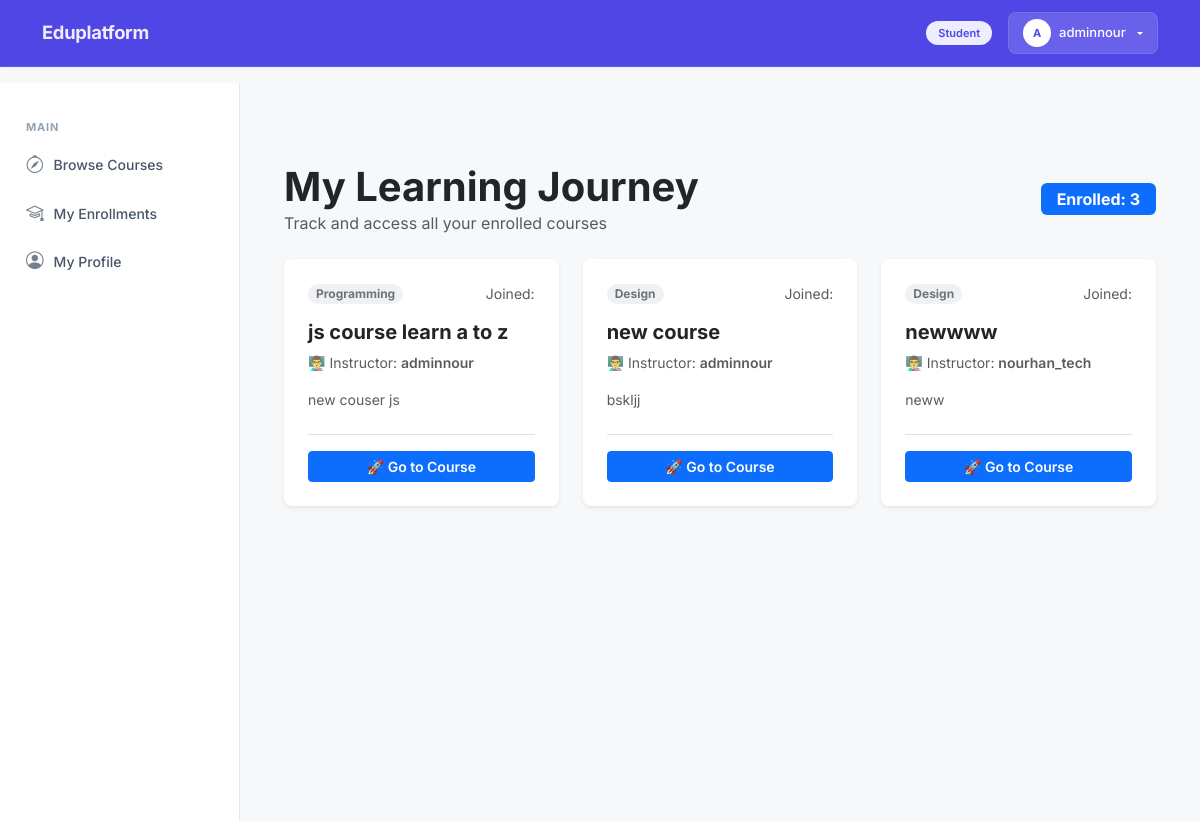
Page /myenrollments/ (signed in) on the committed database.
### core/models.py (models this page shows, shortened)
class Profile(models.Model):
    ROLE_CHOICES = [
        ('student', 'Student'),
        ('teacher', 'Teacher'),
        ('admin', 'Admin'),
    ]
    user = models.OneToOneField(User, on_delete=models.CASCADE, related_name='profile')
    role = models.CharField(max_length=10, choices=ROLE_CHOICES, default='student')
    bio = models.TextField(blank=True, null=True)

class Enrollment(models.Model):
    student = models.ForeignKey(User, on_delete=models.CASCADE, related_name='enrollments')
    course = models.ForeignKey(Course, on_delete=models.CASCADE, related_name='enrolled_students')
    enrolled_at = models.DateTimeField(auto_now_add=True)
    class Meta:
        unique_together = ('student', 'course')

class Course(models.Model):
    LEVEL_CHOICES = [
        ('beginner', 'Beginner'),
        ('intermediate', 'Intermediate'),
        ('advanced', 'Advanced'),
    ]
    title = models.CharField(max_length=200)
    description = models.TextField()
    teacher = models.ForeignKey(User, on_delete=models.CASCADE, related_name='created_courses')
    category = models.ForeignKey(Category, on_delete=models.PROTECT, related_name='courses')
    level = models.CharField(max_length=15, choices=LEVEL_CHOICES, default='beginner')
    is_published = models.BooleanField(default=False)
    created_at = models.DateTimeField(auto_now_add=True)
    updated_at = models.DateTimeField(auto_now=True)

class Category(models.Model):
    name = models.CharField(max_length=100)
    slug = models.SlugField(unique=True)
    class Meta:
        verbose_name_plural = "Categories"

### core/views.py (the view)
# urls.py: path('myenrollments/',views.myenrollments,name='my_enrollments'),
@login_required
def myenrollments(request):
    try:
        if request.user.profile.role != 'student':
            raise PermissionDenied("You do not have permission to view this page.")
    except Profile.DoesNotExist:
        raise PermissionDenied("Profile not found.")
    enrollments = Enrollment.objects.filter(student=request.user)
    return render(request, 'core/my_enrollments.html', {'enrollments': enrollments})

### core/templates/core/my_enrollments.html (shortened to what this page needs)
{% extends 'core/base.html' %}
{% block content %}
<div class="container my-5">
    <div class="d-flex justify-content-between align-items-center mb-4">
        <div>
            <h1 class="fw-bold text-dark m-0">My Learning Journey</h1>
            <p class="text-muted m-0">Track and access all your enrolled courses</p>
        </div>
        <span class="badge bg-primary fs-6 px-3 py-2">Enrolled: {{ enrollments.count }}</span>
    </div>
    <div class="row g-4">
        {% for enrollment in enrollments %}
            <div class="col-xl-4 col-md-6">
                <div class="card h-100 shadow-sm border-0 rounded-3 overflow-hidden position-relative hover-shadow transition">
                    <div class="card-body d-flex flex-column p-4">
                        <div class="d-flex justify-content-between align-items-center mb-3">
                            <span class="badge bg-secondary bg-opacity-10 text-secondary rounded-pill px-2 py-1 small">
                                {{ enrollment.course.category.name }}
                            </span>
                            <small class="text-muted small">Joined: {{ enrollment.created_at|date:"M d, Y" }}</small>
                        </div>
                        <h5 class="card-title fw-bold mb-2">
                            <a href="{% url 'core:course_details' enrollment.course.pk %}" class="text-decoration-none text-dark link-primary">
                                {{ enrollment.course.title }}
                            </a>
                        </h5>
                        <p class="text-muted small mb-3">👨‍🏫 Instructor: <span class="fw-semibold">{{ enrollment.course.teacher.username }}</span></p>
                        <p class="card-text text-muted small flex-grow-1 mb-4">
                            {{ enrollment.course.description|truncatewords:15 }}
                        </p>
                        <div class="mt-auto pt-3 border-top d-grid">
                            <a href="{% url 'core:course_details' enrollment.course.pk %}" class="btn btn-primary btn-sm fw-semibold">
                                🚀 Go to Course
                            </a>
                        </div>
                    </div>
                </div>
            </div>
        {% endfor %}
    </div>
</div>
{% endblock %}

### core/templates/core/base.html (shortened to what this page needs)
<!DOCTYPE html>
<html lang="en">
<head>
  <link href="https://cdn.jsdelivr.net/npm/bootstrap@5.3.3/dist/css/bootstrap.min.css" rel="stylesheet"
>
  <link rel="stylesheet" href="https://cdn.jsdelivr.net/npm/bootstrap-icons@1.11.3/font/bootstrap-icons.min.css">
</head>
<body>
  <nav class="navbar navbar-expand-lg navbar-dark
        {% if user.is_authenticated and user.profile.role == 'student' %}navbar-student
        {% elif user.is_authenticated and user.profile.role == 'teacher' %}navbar-teacher
        {% else %}bg-dark{% endif %}">
    <div class="container">
      <a class="navbar-brand fw-bold" href="{% url 'core:course_list' %}">Eduplatform</a>
      <div class="collapse navbar-collapse" id="navbarNav">
        <div class="d-flex align-items-center gap-3">
          {% if user.is_authenticated %}
          <span
            class="{% if user.profile.role == 'student' %}role-badge-student{% else %}role-badge-teacher{% endif %}">
            {{ user.profile.role|capfirst }}
          </span>
          <div class="btn-group">
            <button type="button" class="btn btn-dropdown-custom dropdown-toggle d-flex align-items-center gap-2"
              data-bs-toggle="dropdown" aria-expanded="false">
              <div
                class="avatar-circle {% if user.profile.role == 'student' %}avatar-student{% else %}avatar-teacher{% endif %}">
                {{ user.username|first|upper }}
              </div>
              {{ user.username }}
            </button>
          </div>
          {% else %}
          <a href="{% url 'login' %}" class="btn btn-link text-white text-decoration-none btn-sm fw-medium">Login</a>
          <a href="{% url 'register' %}" class="btn btn-light btn-sm fw-medium px-3 text-dark">Register</a>
          {% endif %}
        </div>
      </div>
    </div>
  </nav>
  <div class="page-wrapper">
    {% if user.is_authenticated %}
    <div class="sidebar {% if user.profile.role == 'student' %}sidebar-student{% else %}sidebar-teacher{% endif %}">
      {% if user.profile.role == 'student' %}
      <div class="section-label">Main</div>
      <a href="{% url 'core:course_list' %}"
        class="nav-link {% if request.resolver_match.url_name == 'course_list' %}active{% endif %}">
        <i class="bi bi-compass"></i>
        Browse Courses
      </a>
      <a href="{% url 'core:my_enrollments' %}"
        class="nav-link {% if request.resolver_match.url_name == 'myenrollments' %}active{% endif %}">
        <i class="bi bi-mortarboard"></i>
        My Enrollments
      </a>
      <a href="{% url 'core:profile' %}"
        class="nav-link {% if request.resolver_match.url_name == 'profile' %}active{% endif %}">
        <i class="bi bi-person-circle"></i>
        My Profile
      </a>
      {% endif %}
    </div>
    {% endif %}
    <div class="main-area">
      {% block content %}{% endblock %}
    </div>
  </div>
</body>
</html>

### core/templates/core/base.html (style rules this page uses)
body { font-family: 'Inter', sans-serif; background-color: #f6f8fa; color: #2D3748; -webkit-font-smoothing: antialiased; }
.navbar { padding: 0.75rem 0; box-shadow: 0 1px 3px rgba(0, 0, 0, 0.05); border-bottom: 1px solid rgba(255, 255, 255, 0.1); }
.navbar-brand { font-size: 1.15rem; letter-spacing: -0.3px; }
.navbar-student { background: #4F46E5 !important; }
.navbar-student .navbar-brand, .navbar-student .nav-link { color: #fff !important; opacity: 0.9; }
.role-badge-student { background: #EEEDFE; color: #4F46E5; font-size: 11px; padding: 4px 12px; border-radius: 30px; font-weight: 600; }
.sidebar { min-height: calc(100vh - 62px); background: #fff; border-right: 1px solid #E2E8F0; padding: 24px 14px; width: 240px; flex-shrink: 0; }
.sidebar .section-label { font-size: 11px; font-weight: 700; color: #94A3B8; text-transform: uppercase; letter-spacing: 0.8px; padding: 12px 12px 6px; }
.sidebar .nav-link { font-size: 14px; font-weight: 500; padding: 10px 12px; display: flex; align-items: center; gap: 10px; color: #475569; border-radius: 8px; transition: all 0.2s ease; margin-bottom: 2px; }
.sidebar .nav-link i { font-size: 1.1rem; opacity: 0.75; transition: transform 0.2s, opacity 0.2s; }
.page-wrapper { display: flex; }
.main-area { flex: 1; padding: 32px; background: #f6f8fa; }
.avatar-circle { width: 28px; height: 28px; border-radius: 50%; display: flex; align-items: center; justify-content: center; font-size: 11px; font-weight: 700; }
.avatar-student { background: #fff; color: #4F46E5; }
.btn-dropdown-custom { background: rgba(255, 255, 255, 0.15) !important; border: 1px solid rgba(255, 255, 255, 0.1) !important; color: #fff !important; font-size: 13px; font-weight: 500; padding: 6px 14px; border-radius: 8px; backdrop-filter: blur(4px); }

### core/templates/core/my_enrollments.html (style rules this page uses)
.transition { transition: all 0.3s ease-in-out; }

### rows in the picture
Enrollment: course.category.name "Programming", course "js course learn a to z", course.teacher.username "adminnour", course.description "new couser js"
Enrollment: course.category.name "Design", course "new course", course.teacher.username "adminnour", course.description "bskljj"
Enrollment: course.category.name "Design", course "newwww", course.teacher.username "nourhan_tech", course.description "neww"

### other values in the picture
{{ user.profile.role|capfirst }} "Student"
{{ user.username|first|upper }} "A"
{{ user.username }} "adminnour"
{{ enrollments.count }} "3"
